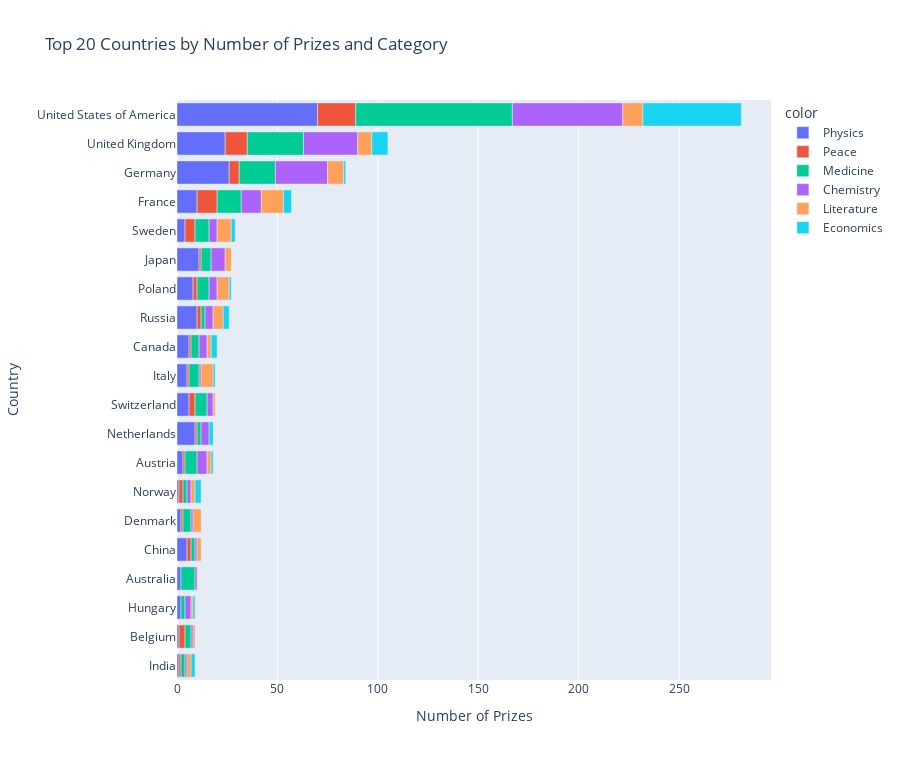

Notebook code cell kept with this figure:
### Code cell
cat_cntry_bar = px.bar(x=merged_df.cat_prize,
                       y=merged_df.birth_country_current,
                       color=merged_df.category,
                       orientation='h',
                       title='Top 20 Countries by Number of Prizes and Category')

cat_cntry_bar.update_layout(xaxis_title='Number of Prizes', 
                            yaxis_title='Country')
cat_cntry_bar.update_layout(height=760)

cat_cntry_bar.show()

### Figure 1 — Plotly figure (JSON) as saved in the notebook; plotly's stock layout.template omitted (floating-point values rounded to 4 significant figures)
{"data": [{"alignmentgroup": "True", "hovertemplate": "color=Physics<br>x=%{x}<br>y=%{y}<extra></extra>", "legendgroup": "Physics", "marker": {"color": "#636efa", "pattern": {"shape": ""}}, "name": "Physics", "offsetgroup": "Physics", "orientation": "h", "showlegend": true, "textposition": "auto", "type": "bar", "x": [1, 1, 2, 2, 5, 2, 1, 3, 9, 6, 5, 6, 10, 8, 11, 4, 10, 26, 24, 70], "xaxis": "x", "y": ["India", "Belgium", "Hungary", "Australia", "China", "Denmark", "Norway", "Austria", "Netherlands", "Switzerland", "Italy", "Canada", "Russia", "Poland", "Japan", "Sweden", "France", "Germany", "United Kingdom", "United States of America"], "yaxis": "y"}, {"alignmentgroup": "True", "hovertemplate": "color=Peace<br>x=%{x}<br>y=%{y}<extra></extra>", "legendgroup": "Peace", "marker": {"color": "#EF553B", "pattern": {"shape": ""}}, "name": "Peace", "offsetgroup": "Peace", "orientation": "h", "showlegend": true, "textposition": "auto", "type": "bar", "x": [1, 3, 2, 1, 2, 1, 1, 1, 3, 1, 2, 1, 2, 5, 10, 5, 11, 19], "xaxis": "x", "y": ["India", "Belgium", "China", "Denmark", "Norway", "Austria", "Netherlands", "Italy", "Switzerland", "Canada", "Russia", "Japan", "Poland", "Sweden", "France", "Germany", "United Kingdom", "United States of America"], "yaxis": "y"}, {"alignmentgroup": "True", "hovertemplate": "color=Medicine<br>x=%{x}<br>y=%{y}<extra></extra>", "legendgroup": "Medicine", "marker": {"color": "#00cc96", "pattern": {"shape": ""}}, "name": "Medicine", "offsetgroup": "Medicine", "orientation": "h", "showlegend": true, "textposition": "auto", "type": "bar", "x": [3, 2, 2, 7, 4, 2, 2, 6, 2, 6, 5, 4, 2, 6, 5, 7, 12, 18, 28, 78], "xaxis": "x", "y": ["Belgium", "Hungary", "India", "Australia", "Denmark", "China", "Norway", "Austria", "Netherlands", "Switzerland", "Italy", "Canada", "Russia", "Poland", "Japan", "Sweden", "France", "Germany", "United Kingdom", "United States of America"], "yaxis": "y"}, {"alignmentgroup": "True", "hovertemplate": "color=Chemistry<br>x=%{x}<br>y=%{y}<extra></extra>", "legendgroup": "Chemistry", "marker": {"color": "#ab63fa", "pattern": {"shape": ""}}, "name": "Chemistry", "offsetgroup": "Chemistry", "orientation": "h", "showlegend": true, "textposition": "auto", "type": "bar", "x": [1, 3, 1, 1, 1, 1, 2, 5, 4, 1, 3, 4, 4, 7, 4, 4, 10, 26, 27, 55], "xaxis": "x", "y": ["Belgium", "Hungary", "India", "Australia", "China", "Denmark", "Norway", "Austria", "Netherlands", "Italy", "Switzerland", "Canada", "Russia", "Japan", "Poland", "Sweden", "France", "Germany", "United Kingdom", "United States of America"], "yaxis": "y"}, {"alignmentgroup": "True", "hovertemplate": "color=Literature<br>x=%{x}<br>y=%{y}<extra></extra>", "legendgroup": "Literature", "marker": {"color": "#FFA15A", "pattern": {"shape": ""}}, "name": "Literature", "offsetgroup": "Literature", "orientation": "h", "showlegend": true, "textposition": "auto", "type": "bar", "x": [1, 1, 2, 2, 2, 4, 2, 1, 6, 2, 5, 3, 6, 7, 11, 8, 7, 10], "xaxis": "x", "y": ["Belgium", "Hungary", "India", "Norway", "China", "Denmark", "Austria", "Switzerland", "Italy", "Canada", "Russia", "Japan", "Poland", "Sweden", "France", "Germany", "United Kingdom", "United States of America"], "yaxis": "y"}, {"alignmentgroup": "True", "hovertemplate": "color=Economics<br>x=%{x}<br>y=%{y}<extra></extra>", "legendgroup": "Economics", "marker": {"color": "#19d3f3", "pattern": {"shape": ""}}, "name": "Economics", "offsetgroup": "Economics", "orientation": "h", "showlegend": true, "textposition": "auto", "type": "bar", "x": [1, 2, 3, 1, 2, 1, 3, 3, 1, 2, 4, 1, 8, 49], "xaxis": "x", "y": ["Hungary", "India", "Norway", "Austria", "Netherlands", "Italy", "Canada", "Russia", "Poland", "Sweden", "France", "Germany", "United Kingdom", "United States of America"], "yaxis": "y"}], "layout": {"barmode": "relative", "height": 760, "legend": {"title": {"text": "color"}, "tracegroupgap": 0}, "title": {"text": "Top 20 Countries by Number of Prizes and Category"}, "xaxis": {"anchor": "y", "domain": [0, 1], "title": {"text": "Number of Prizes"}}, "yaxis": {"anchor": "x", "domain": [0, 1], "title": {"text": "Country"}}}}
